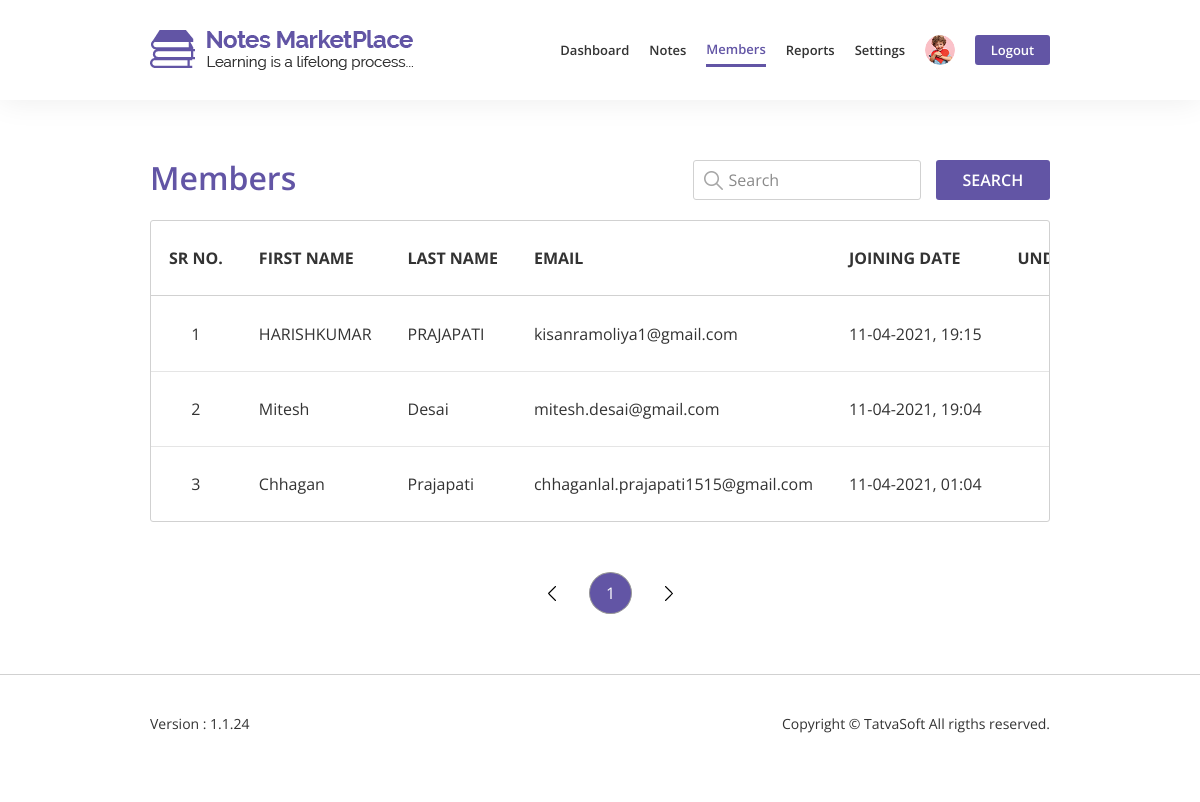
Screenshot of /admin/members.php (signed in) with the database file from the repository.
### tables this page shows
CREATE TABLE `systemtable` (
  `SystemID` int(11) NOT NULL,
  `SupportEmail` varchar(100) NOT NULL,
  `SupportPhone` varchar(100) NOT NULL,
  `SubscriberEmails` varchar(255) DEFAULT NULL,
  `FacebookURL` varchar(100) DEFAULT NULL,
  `TwitterURL` varchar(100) DEFAULT NULL,
  `LinkedinURL` varchar(100) DEFAULT NULL,
  `DefaultProfilePicture` varchar(100) NOT NULL,
  `DefaultDisplayPicture` varchar(100) NOT NULL,
  `CreatedDate` datetime DEFAULT NULL,
  `CreatedBy` int(11) DEFAULT NULL,
  `ModifiedDate` datetime DEFAULT NULL,
  `Modifiedby` int(11) DEFAULT NULL,
  `IsActive` bit(10) NOT NULL DEFAULT b'1'
);

CREATE TABLE `user` (
  `UserID` int(11) NOT NULL,
  `RoleID` int(11) NOT NULL,
  `FirstName` varchar(50) NOT NULL,
  `LastName` varchar(50) NOT NULL,
  `EmailID` varchar(100) NOT NULL,
  `Password` varchar(200) NOT NULL,
  `IsEmailVerified` bit(10) NOT NULL DEFAULT b'0',
  `SecondaryEmailID` varchar(100) DEFAULT NULL,
  `BirthDate` date DEFAULT NULL,
  `Gender` tinyint(1) DEFAULT NULL COMMENT '0-Male 1-Female',
  `PhoneNo` varchar(20) DEFAULT NULL,
  `ProfilePictureFile` varchar(100) DEFAULT NULL,
  `Address1` varchar(100) DEFAULT NULL,
  `Address2` varchar(100) DEFAULT NULL,
  `City` varchar(50) DEFAULT NULL,
  `State` varchar(50) DEFAULT NULL,
  `Zipcode` varchar(50) DEFAULT NULL,
  `CountryID` int(11) DEFAULT NULL,
  `University` varchar(100) DEFAULT NULL,
  `CollegeName` varchar(100) DEFAULT NULL,
  `CreatedDate` datetime DEFAULT NULL,
  `CreatedBy` int(11) DEFAULT NULL,
  `ModifiedDate` datetime DEFAULT NULL,
  `ModifiedBy` int(11) DEFAULT NULL,
  `IsActive` bit(10) NOT NULL DEFAULT b'1'
);

### functions.php (called while the page is built, shortened)
<?php
include 'Database/database.php';
?>
<?php
function ProfileImage($user_id){
    global $connection;
    $query = "SELECT DefaultProfilePicture FROM systemtable WHERE SystemID = 1";
    $profile_query = mysqli_query($connection,$query);
    $row = mysqli_fetch_array($profile_query);
    $default_profile_picture = $row['DefaultProfilePicture'];
    $query = "SELECT ProfilePictureFile FROM user WHERE UserID = $user_id";
    $profile_picture_query = mysqli_query($connection, $query);
    $row = mysqli_fetch_array($profile_picture_query);
    $profile_image = $row['ProfilePictureFile'];
    if(!empty($profile_image)){
        $profile_image = "../images/uploads/profile_picture/$profile_image";
    }
    else{
        $profile_image = "../images/uploads/profile_picture/$default_profile_picture";
    }
    return $profile_image;
}
?>

### admin/members.php (the view, shortened to what this page needs)
<?php
    include '../Database/database.php';
    include '../functions.php';
    $user_id = $_SESSION['admin_id'];
    $profile_image_nav = ProfileImage($user_id);
    $query =  "SELECT FirstName, LastName, EmailID, CreatedDate, UserID FROM user WHERE RoleID = 3 and IsActive = 1 ORDER BY CreatedDate desc";
    $member_query = mysqli_query($connection, $query);
?>
<!DOCTYPE html>
<html lang="en">
    <head>
        <link rel="stylesheet" href="../css/datatable/jquery.dataTables.min.css">
        <link rel="stylesheet" href="../css/bootstrap/bootstrap.min.css">
        <link rel="stylesheet" href="../css/admin-style.css">
        <link rel="stylesheet" href="../css/admin-responsive.css">
    </head>
    <body>
        <nav class="navbar fixed-top navbar-expand-lg box">
            <div class="container-fluid">
                <a class="navbar-brand" href="dashboard_admin.php">
                    <img src="../images/home/logo.png" alt="NotesMarketPlace logo">
                </a>
                <div class="collapse navbar-collapse" id="navbarTogglerDemo01">
                    <ul class="navbar-nav ml-auto">
                        <li><a href="dashboard_admin.php">Dashboard</a></li>
                        <li class="dropdown">
                            <a href="#" style="border: none;" class="dropdown-toggle" id="profile-dropdown" data-toggle="dropdown" aria-haspopup="true" aria-expanded="false">Notes</a>
                        </li>
                        <li><a href="#" class="active">Members</a></li>
                        <li class="dropdown">
                            <a href="#" style="border: none;" class="dropdown-toggle" id="profile-dropdown" data-toggle="dropdown" aria-haspopup="true" aria-expanded="false">Reports</a>
                        </li>
                        <li class="dropdown">
                            <a href="#" style="border: none;" class="dropdown-toggle" id="profile-dropdown" data-toggle="dropdown" aria-haspopup="true" aria-expanded="false">Settings</a>
                        </li>
                        <li class="dropdown">
                                <a href="#" style="border: none;" class="dropdown-toggle" id="profile-dropdown" data-toggle="dropdown" aria-haspopup="true" aria-expanded="false"><img src=<?php echo $profile_image_nav;?> alt="progile image"></a>
                        </li>
                        <li style="padding-right:0;"><a href="../logout.php" style="border: none;"><button>Logout</button></a></li>
                    </ul>
                </div>
            </div>
        </nav>
        <div class="admin-table box" style="margin-top: 160px;">
            <div class="container-fluid">
                <div class="row">
                    <div class="col-lg-7 col-md-6" style="padding-left: 15px;">
                        <h3 class="m-0">Members</h3>
                    </div>
                    <div class="col-lg-5 col-md-6 text-right">
                        <div class="row">
                            <div class="col-8">
                                <input type="text" class="search" id="member-search" placeholder="Search">
                            </div>
                            <div class="col-4 pl-0">
                                <button class="search-button" id="member-search-btn">Search</button>
                            </div>
                        </div>
                    </div>
                </div>
                <table id="member-table" class="datatable display nowrap" style="width: 100%;">
                    <thead>
                        <tr>
                            <th class="text-center">Sr No.</th>
                            <th>First Name</th>
                            <th>Last Name</th>
                            <th>Email</th>
                            <th>Joining Date</th>
                            <th class="text-center">Under Review Notes</th>
                        </tr>
                    </thead>
                    <tbody>
                        <?php
                        $count = 0;
                        while($row = mysqli_fetch_array($member_query)){
                            $fname = $row['FirstName'];
                            $lname = $row['LastName'];
                            $email = $row['EmailID'];
                            $created_date = $row['CreatedDate'];
                            $created_date = date('d-m-Y, H:i',strtotime($created_date));
                            $count++;
                        ?>
                        <tr>
                            <td class="text-center"><?php echo $count;?></td>
                            <td><?php echo $fname; ?></td>
                            <td><?php echo $lname; ?></td>
                            <td><?php echo $email; ?></td>
                            <td><?php echo $created_date; ?></td>
                            <td class="text-center color-text">
                            </td>
                        </tr>
                    <?php }?>
                    </tbody>
                </table>
            </div>
        </div>
        <footer class="box">
            <div class="container-fluid">
                <div class="row">
                    <div class="col-md-6 col-4 pr-0">
                        <p>Version : 1.1.24</p>
                    </div>
                    <div class="col-md-6 col-8 text-right pl-0">
                        <p>Copyright &copy; TatvaSoft All rigths reserved.</p>
                    </div>
                </div>
            </div>
        </footer>
    </body>
</html>

### css/admin-style.css (style rules this page uses)
html, body { height: 100%; }
body { color: #333333; font-family: "Open Sans",sans-serif; }
h1, h2, h3, h4, h5, h6 { font-family: "Open Sans", sans-serif; }
.box { padding: 0 12.5%; }
.box .container-fluid { padding-left: 0; padding-right: 0; }
.color-text { color :#6255a5; }
.navbar { height: 100px; background: #fff; -webkit-box-shadow: 0 0 30px 0 rgba(0, 0, 0, 0.08); box-shadow: 0 0 30px 0 rgba(0, 0, 0, 0.08); z-index: 2; -webkit-transition: all 300ms linear; transition: all 300ms linear; }
ul.navbar-nav > li { display: flex; align-items: center; padding: 0 16px; }
ul.navbar-nav > li > a { font-size: 16px; font-weight: 600; line-height: 20px; text-decoration: none; color: #333333; transition: all 50ms linear; padding: 7px 0; }
ul.navbar-nav > li > a > button { background-color: #6255a5; width: 89px; height: 40px; border-radius: 3px; color: #ffffff; line-height: 22px; font-weight: 600; border: none; }
ul.navbar-nav > li > a > img { height: 40px; width: 40px; border-radius: 50%; }
ul.navbar-nav > li > a:hover, ul.navbar-nav > li > a.active { color: #6255a5; border-bottom: 3px solid #6255a5; }
.dropdown-toggle::after { content: none; }
.admin-table { margin-bottom: 60px; }
.admin-table h3 { font-size: 34px; font-weight: 600; line-height: 38px; color: #6255a5; margin-bottom: 20px; margin-top: 160px; }
.admin-table button { background-color: #6255a5; color: #fff; padding: 0 25px; height: 50px; border-radius: 3px; border: none; font-family: "Open Sans",sans-serif; font-size: 18px; line-height: 22px; font-weight: 600; text-transform: uppercase; }
.admin-table .search { width: 100%; height: 50px; border: 1px solid #d1d1d1; border-radius: 3px; font-size: 16px; font-weight: 400; line-height: 20px; color: #8a8a8a; padding: 15px 0; background: url("../images/Dashboard/search.jpg") left no-repeat; background-position-x: 15px; padding-left: 40px; margin-bottom: 20px; margin-right: 8px; }
.admin-table .search::placeholder { color: #8a8a8a; }
.admin-table .search-button { background-color: #6255a5; color: #fff; width: 100%; height: 50px; border-radius: 3px; border: none; font-family: "Open Sans",sans-serif; font-size: 18px; line-height: 22px; font-weight: 700; text-transform: uppercase; padding: 0; }
.datatable tr { height: 75px; }
.datatable thead tr { text-transform: uppercase; font-size: 16px; font-weight: 600 !important; line-height: 20px; }
.datatable tbody td { padding: 10px 18px !important; background-color:transparent !important; font-size: 18px; font-weight: 400; line-height: 22px; }
.datatable tbody tr { background-color:transparent !important; }
.dataTables_scrollHead table.dataTable thead th { border-bottom: 1px solid #d1d1d1 !important; }
table.dataTable.display tbody td { border-top: 1px solid rgba(0, 0, 0, 0.1); }
.datatable tbody td:nth-child(1), #published-notes-table tbody td:nth-child(4), #published-notes-table tbody td:nth-child(5), #published-notes-table tbody td:nth-child(9), #published-table tbody td:nth-child(10) { text-align: center; }
footer { border-top: 1px solid #d1d1d1; height: 100px; }
footer p { font-family: "Open Sans",sans-serif; font-size: 14px; font-weight: 400; line-height: 18px; color: #333333; margin: 40px 0; }

### css/admin-responsive.css (style rules this page uses)
@media (min-width: 1200px) and (max-width: 1439px) { ul.navbar-nav > li { padding: 0 10px; } }
@media (min-width: 1200px) and (max-width: 1439px) { ul.navbar-nav > li > a { font-size: 13px; line-height: 16px; } }
@media (min-width: 1200px) and (max-width: 1439px) { ul.navbar-nav > li > a > button { width: 75px; height: 30px; } }
@media (min-width: 1200px) and (max-width: 1439px) { ul.navbar-nav > li > a > img { height: 30px; width: 30px; } }
@media (min-width: 1200px) and (max-width: 1439px) { .admin-table .search { background-position-x: 10px; padding-left: 35px; height: 40px; } }
@media (min-width: 1200px) and (max-width: 1439px) { .admin-table .search-button, .admin-table button { height: 40px; font-size: 16px; font-weight: 600; } }
@media (min-width: 1200px) and (max-width: 1439px) { .datatable tbody td { font-size: 16px; line-height: 20px; } }
@media (min-width: 1200px) and (max-width: 1439px) { #dashboard-admin h2, .admin-table h3, .form-details h2, #member-details h2 { font-size: 32px; line-height: 36px; } }

### rows the page displays
systemtable: DefaultProfilePicture (picture)
user: FirstName "HARISHKUMAR", LastName "PRAJAPATI", EmailID "kisanramoliya1@gmail.com", CreatedDate "11-04-2021, 19:15"
user: FirstName "Mitesh", LastName "Desai", EmailID "mitesh.desai@gmail.com", CreatedDate "11-04-2021, 19:04"
user: FirstName "Chhagan", LastName "Prajapati", EmailID "chhaganlal.prajapati1515@gmail.com", CreatedDate "11-04-2021, 01:04"
